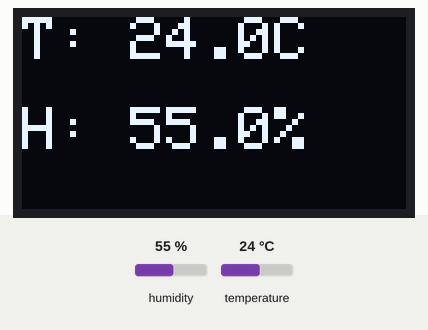
A sketch run on a simulated Arduino Uno, built with avr-gcc and run on an emulated ATmega328P. On the bench: 128×64 one-colour display. Inputs (shaded band) come from the test bench; at power-on: humidity 55 %, temperature 24 °C. What the sketch prints to the serial monitor is not drawn.

Above: at 5.6 s.
5.7 s: humidity set to 22 %
At 10.5 s:
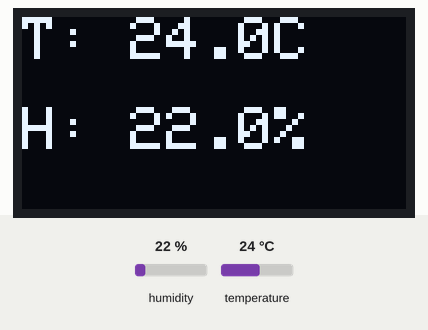
12.8 s: temperature set to 12 °C
At 15.5 s:
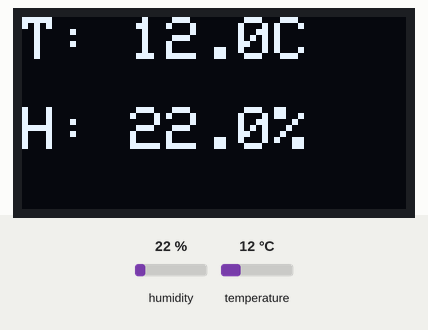
19.9 s: humidity set to 40 %
At 20.5 s:
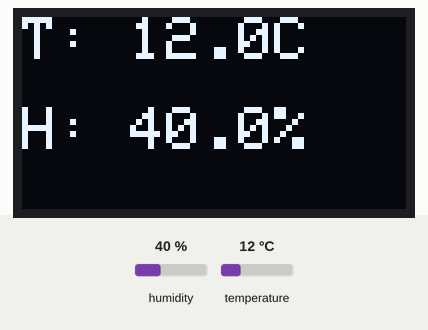
27.0 s: temperature set to 19 °C
At 30.5 s:
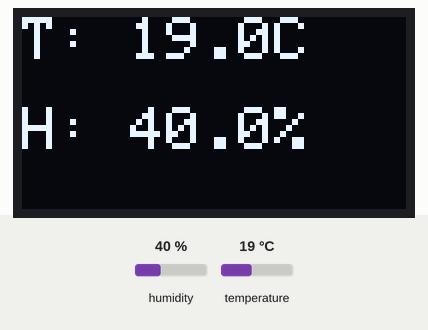
Timing chart, 0 to 32.0 s (numbered marks = the images above; inputs shaded):
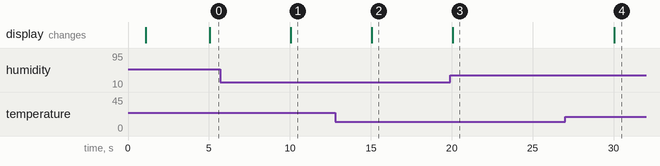

The sketch:

sketch_sep22a_nano_dht_oled_to_serial.ino
```cpp
#include <Adafruit_SSD1306.h>
#include <Adafruit_GFX.h>
#include <DHT.h>

// DHT11 setup
#define DHTPIN 6           // DHT11 on D6
#define DHTTYPE DHT11
DHT dht(DHTPIN, DHTTYPE);

// OLED setup
#define SCREEN_WIDTH 128   // OLED display width, in pixels
#define SCREEN_HEIGHT 64   // OLED display height, in pixels
#define OLED_RESET    -1   // Reset pin # (or -1 if sharing Arduino reset)
Adafruit_SSD1306 display(SCREEN_WIDTH, SCREEN_HEIGHT, &Wire, OLED_RESET);

// Serial setup
#define SERIAL_BAUD 19200
#define SERIAL_CONFIG 7E1

unsigned long lastRead = 0;
const unsigned long interval = 5000; // 5 seconds
unsigned long readingNum = 1;

void setup() {
  // Initialize Serial
  Serial.begin(SERIAL_BAUD, SERIAL_CONFIG);

  // Initialize DHT sensor
  dht.begin();

  // Initialize OLED
  if(!display.begin(SSD1306_SWITCHCAPVCC, 0x3C)) { // Grove default I2C addr 0x3C
    Serial.println("OLED not found!");
    while(1);
  }
  display.clearDisplay();
  display.setTextSize(2);
  display.setTextColor(SSD1306_WHITE);
  display.setCursor(0,0);
  display.print("DHT11 Ready");
  display.display();

  delay(1000);
  display.clearDisplay();
  display.display();
}

void loop() {
  if (millis() - lastRead >= interval) {
    lastRead = millis();

    // Read DHT11
    float h = dht.readHumidity();
    float t = dht.readTemperature();

    // Check if reads failed
    if (isnan(h) || isnan(t)) {
      display.clearDisplay();
      display.setCursor(0,0);
      display.setTextSize(1);
      display.print("DHT11 Error!");
      display.display();

      Serial.println("DHT11 read failed!");
      return;
    }

    // Display on OLED
    display.clearDisplay();
    display.setTextSize(2);
    display.setCursor(0,0);
    display.print("T: ");
    display.print(t, 1);
    display.print("C");
    display.setCursor(0, 30);
    display.print("H: ");
    display.print(h, 1);
    display.print("%");
    display.display();

    // Send to Serial: format = "#<reading> T:<temp> H:<hum>"
    Serial.print("#");
    Serial.print(readingNum);
    Serial.print(" T:");
    Serial.print(t, 1);
    Serial.print("C H:");
    Serial.print(h, 1);
    Serial.println("%");

    readingNum++;
  }
}
```

Measured:
- after the input at 5.7 s, the display: changes after 4.4 s (image 1)
- after the input at 12.8 s, the display: changes after 2.3 s (image 2)
- after the input at 19.9 s, the display: changes after 0.15 s (image 3)
- after the input at 27.0 s, the display: changes after 3.1 s (image 4)
